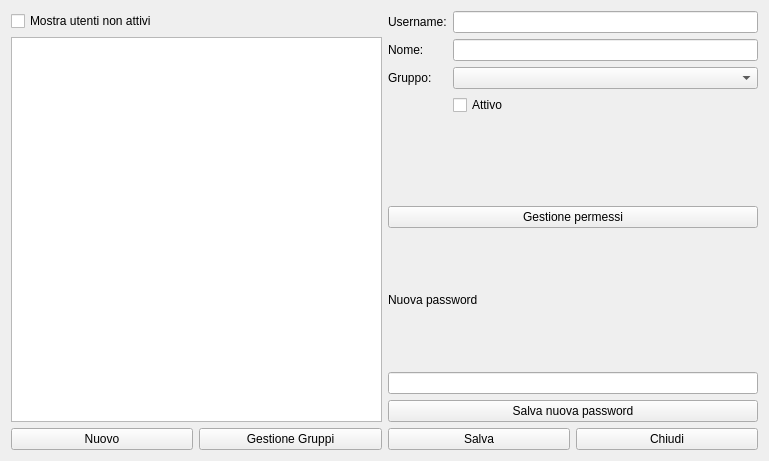
<?xml version="1.0" encoding="UTF-8"?>
<ui version="4.0">
 <class>HGestioneUtenti</class>
 <widget class="QWidget" name="HGestioneUtenti">
  <property name="windowModality">
   <enum>Qt::ApplicationModal</enum>
  </property>
  <property name="geometry">
   <rect>
    <x>0</x>
    <y>0</y>
    <width>769</width>
    <height>461</height>
   </rect>
  </property>
  <property name="windowTitle">
   <string>Gestione Utenti</string>
  </property>
  <property name="windowIcon">
   <iconset resource="icons.qrc">
    <normaloff>:/Resources/Warning-Sign.PNG</normaloff>:/Resources/Warning-Sign.PNG</iconset>
  </property>
  <layout class="QVBoxLayout" name="verticalLayout_5">
   <item>
    <layout class="QVBoxLayout" name="verticalLayout_4">
     <item>
      <layout class="QHBoxLayout" name="horizontalLayout_2">
       <item>
        <layout class="QVBoxLayout" name="verticalLayout">
         <item>
          <widget class="QCheckBox" name="checkBox">
           <property name="text">
            <string>Mostra utenti non attivi</string>
           </property>
          </widget>
         </item>
         <item>
          <widget class="QListView" name="lvUtenti"/>
         </item>
        </layout>
       </item>
       <item>
        <layout class="QVBoxLayout" name="verticalLayout_3">
         <item>
          <layout class="QFormLayout" name="formLayout">
           <item row="0" column="0">
            <widget class="QLabel" name="label">
             <property name="text">
              <string>Username:</string>
             </property>
            </widget>
           </item>
           <item row="0" column="1">
            <widget class="QLineEdit" name="leUsername"/>
           </item>
           <item row="1" column="0">
            <widget class="QLabel" name="label_4">
             <property name="text">
              <string>Nome:</string>
             </property>
            </widget>
           </item>
           <item row="1" column="1">
            <widget class="QLineEdit" name="lenome"/>
           </item>
           <item row="2" column="0">
            <widget class="QLabel" name="label_3">
             <property name="text">
              <string>Gruppo:</string>
             </property>
            </widget>
           </item>
           <item row="2" column="1">
            <widget class="QComboBox" name="comboBox"/>
           </item>
           <item row="3" column="1">
            <widget class="QCheckBox" name="cbAttivo">
             <property name="text">
              <string>Attivo</string>
             </property>
            </widget>
           </item>
          </layout>
         </item>
         <item>
          <widget class="QPushButton" name="pbUserPermissions">
           <property name="text">
            <string>Gestione permessi</string>
           </property>
           <property name="icon">
            <iconset resource="icons.qrc">
             <normaloff>:/Resources/Bar-chart64.png</normaloff>:/Resources/Bar-chart64.png</iconset>
           </property>
           <property name="iconSize">
            <size>
             <width>32</width>
             <height>32</height>
            </size>
           </property>
          </widget>
         </item>
         <item>
          <layout class="QVBoxLayout" name="verticalLayout_2">
           <item>
            <widget class="QLabel" name="label_5">
             <property name="text">
              <string>Nuova password</string>
             </property>
            </widget>
           </item>
           <item>
            <widget class="QLineEdit" name="leNewPass"/>
           </item>
           <item>
            <widget class="QPushButton" name="pbNuovaPassword">
             <property name="text">
              <string>Salva nuova password</string>
             </property>
             <property name="icon">
              <iconset>
               <normaloff>:/save-icon.png</normaloff>:/save-icon.png</iconset>
             </property>
            </widget>
           </item>
          </layout>
         </item>
        </layout>
       </item>
      </layout>
     </item>
     <item>
      <layout class="QHBoxLayout" name="horizontalLayout">
       <item>
        <widget class="QPushButton" name="pushButton">
         <property name="text">
          <string>Nuovo</string>
         </property>
         <property name="icon">
          <iconset resource="icons.qrc">
           <normaloff>:/Resources/Plus.PNG</normaloff>:/Resources/Plus.PNG</iconset>
         </property>
         <property name="iconSize">
          <size>
           <width>32</width>
           <height>32</height>
          </size>
         </property>
        </widget>
       </item>
       <item>
        <widget class="QPushButton" name="pbGroups">
         <property name="text">
          <string>Gestione Gruppi</string>
         </property>
         <property name="icon">
          <iconset resource="icons.qrc">
           <normaloff>:/Resources/user-group-icon.png</normaloff>:/Resources/user-group-icon.png</iconset>
         </property>
         <property name="iconSize">
          <size>
           <width>32</width>
           <height>32</height>
          </size>
         </property>
        </widget>
       </item>
       <item>
        <widget class="QPushButton" name="pushButton_2">
         <property name="text">
          <string>Salva</string>
         </property>
         <property name="icon">
          <iconset resource="icons.qrc">
           <normaloff>:/Resources/save-icon.png</normaloff>:/Resources/save-icon.png</iconset>
         </property>
         <property name="iconSize">
          <size>
           <width>32</width>
           <height>32</height>
          </size>
         </property>
        </widget>
       </item>
       <item>
        <widget class="QPushButton" name="pushButton_3">
         <property name="text">
          <string>Chiudi</string>
         </property>
         <property name="icon">
          <iconset resource="icons.qrc">
           <normaloff>:/Resources/Actions-window-close-icon.png</normaloff>:/Resources/Actions-window-close-icon.png</iconset>
         </property>
         <property name="iconSize">
          <size>
           <width>32</width>
           <height>32</height>
          </size>
         </property>
        </widget>
       </item>
      </layout>
     </item>
    </layout>
   </item>
  </layout>
 </widget>
 <resources>
  <include location="icons.qrc"/>
 </resources>
 <connections/>
</ui>
